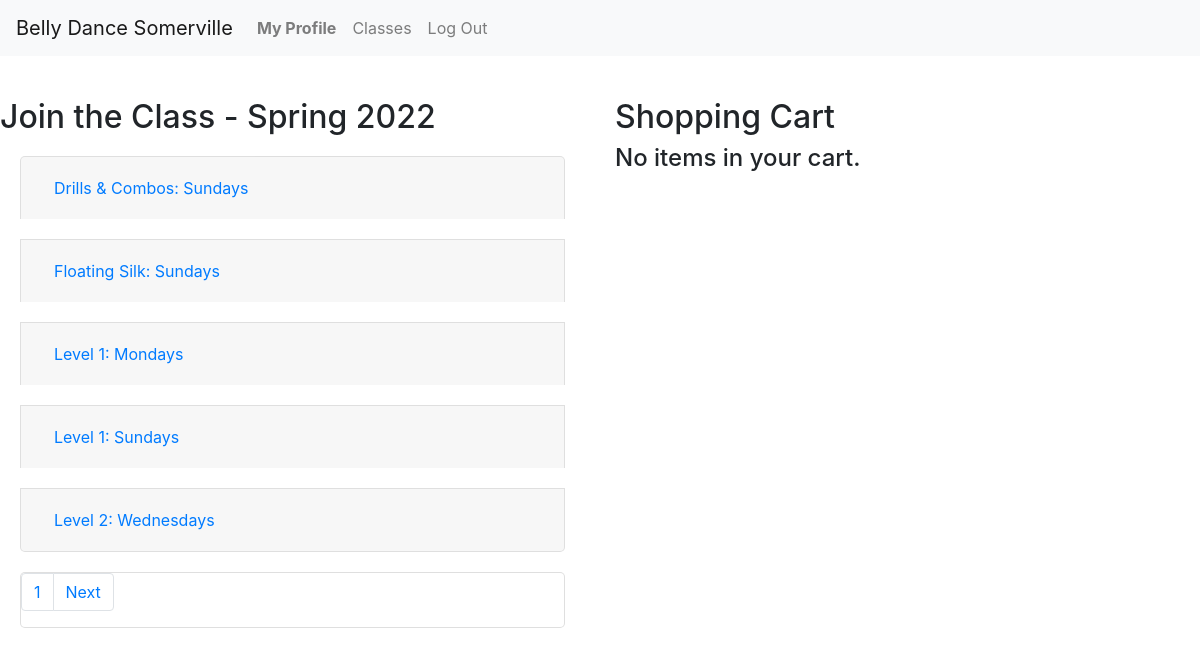
/ (signed in), run on an earlier commit of the app's database.
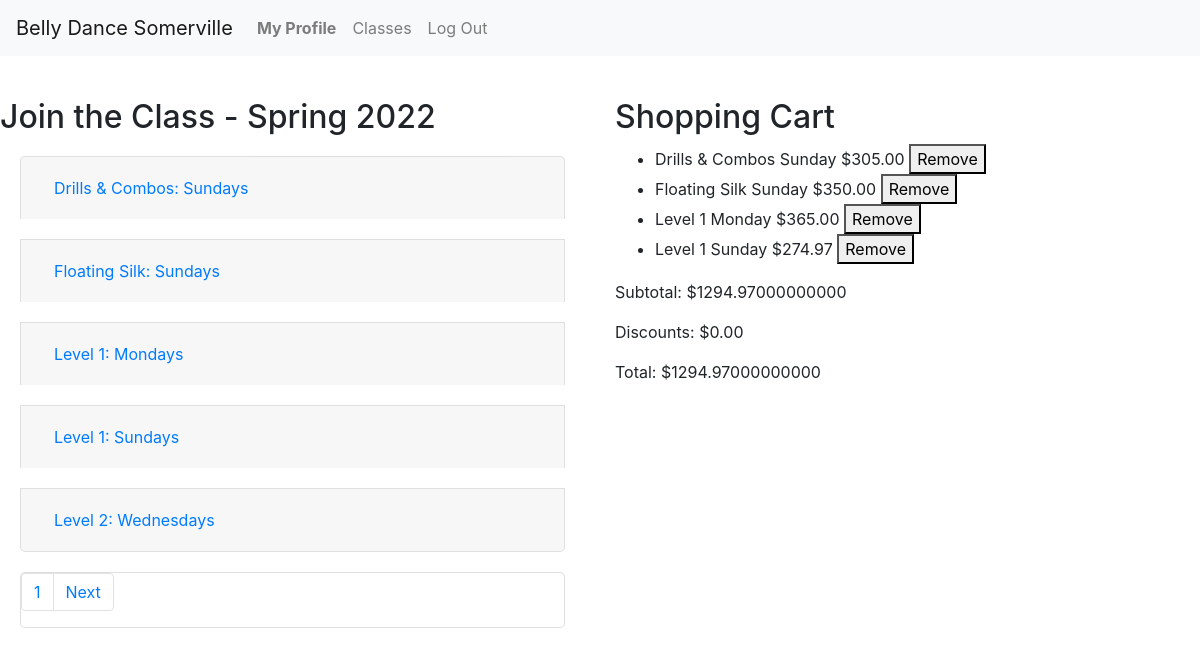
And on a later commit of the database.
### enrollment/models.py (models this page shows, shortened)
class Semester(models.Model):
    name = models.CharField(max_length=128, null=False, blank=False)
    start_date = models.DateField(null=False, blank=False)
    end_date = models.DateField(null=False, blank=False)
    registration_open = models.DateTimeField(null=False, blank=False)
    registration_close = models.DateTimeField(null=False, blank=False)
    recital_date = models.DateTimeField(null=True, blank=True)
    hide = models.BooleanField(default=True, null=True, blank=False)

class Offering(models.Model):
    course = models.ForeignKey(
        Course, on_delete=PROTECT, null=False, blank=False, related_name='offerings')
    semester = models.ForeignKey(
        Semester, on_delete=PROTECT, null=False, blank=False, related_name='offerings')
    location = models.ForeignKey(
        Location, on_delete=PROTECT, null=False, blank=False, related_name='offerings')
    stored_title = models.CharField(max_length=64, null=True, blank=True)
    stored_subtitle = models.CharField(max_length=256, null=True, blank=True)
    price = models.DecimalField(
        max_digits=7, decimal_places=2, null=False, blank=False)
    weekday = models.IntegerField(
        choices=settings.WEEKDAYS, null=False, blank=False)
    start_time = models.TimeField(null=False, blank=False)
    end_time = models.TimeField(null=False, blank=False)
    start_date = models.DateField(null=False, blank=False)
    end_date = models.DateField(null=False, blank=False)
    backup_date = models.DateField(null=False, blank=False)
    capacity = models.IntegerField(null=False, blank=False)
    schedule_notes = models.CharField(max_length=2048, null=True, blank=True)
    notes = models.CharField(max_length=2048, null=True, blank=True)
    @property
    def weekday_name(self):
        return settings.WEEKDAYS[self.weekday][1]
    @property
    def spots_left(self):
        try:
            sold = self.line_items.exclude(order__completed=None).aggregate(Count('id'))['id__count']
        except Exception:
            sold = 0
        return self.capacity - sold

class Course(models.Model):
    title = models.CharField(max_length=64, null=False, blank=False)
    subtitle = models.CharField(max_length=256, null=False, blank=False)
    description = models.TextField(max_length=4096, null=False, blank=False)
    requirements = models.CharField(max_length=256, null=False, blank=False)
    qualifications = models.CharField(max_length=1024, null=False, blank=False)
    def __str__(self):
        return self.title

class LineItem(models.Model):
    order = models.ForeignKey(Order, on_delete=PROTECT,
                              null=False, blank=False, related_name='line_items')
    offering = models.ForeignKey(
        Offering, on_delete=PROTECT, null=False, blank=False, related_name='line_items')
    planned_absences = models.CharField(max_length=1024, null=True, blank=True)
    price = models.DecimalField(
        max_digits=6, decimal_places=2, null=False, blank=False)

class Order(models.Model):
    student = models.ForeignKey(
        User, on_delete=PROTECT, null=False, blank=False, related_name='orders')
    discount = models.DecimalField(
        max_digits=8, decimal_places=2, null=True, blank=True)
    completed = models.DateTimeField(null=True, blank=True)
    @property
    def subtotal(self):
        try:
            amount = self.line_items.aggregate(Sum('price'))['price__sum']
        except Exception:
            return 0
        return 0 if amount == None else amount
    @property
    def total(self):
        return self.subtotal - self.discount if self.discount != None else self.subtotal

### enrollment/views.py (the view)
# urls.py: path('', views.index, name='index'),
def index(request, page=None, message=None):
    offerings = Offering.objects.filter(semester=latest_semester()).order_by(
        'course__title', 'weekday', 'start_time'
    )
    page = paginate_offerings(request, offerings)
    if request.user.is_authenticated:
        cart = get_cart(request, request.user, False)
        if cart:
            cart.items = cart.line_items.all()
    else:
        cart = None
    semester = latest_semester().name
    return render(request, 'enrollment/index.html', {
        'page': page,
        'cart': cart,
        'message': message,
        'semester': semester
    })

### enrollment/context_processors.py (called while the page is built)
def global_settings(request):
    return {
    'DEFAULT_TIMEZONE': settings.DEFAULT_TIMEZONE,
    'SCHOOL_NAME': settings.SCHOOL_NAME,
    'SCHOOL_POLICIES': settings.SCHOOL_POLICIES,
    'NO_OFFERINGS': settings.NO_OFFERINGS,
    }

### enrollment/models.py (called while the page is built)
    def __str__(self):
        return self.name

### enrollment/views.py (called while the page is built)
def latest_semester():
    try:
        semester = Semester.objects.filter(hide=False).latest('start_date')
    except Semester.DoesNotExist:
        return None
    return semester

def paginate_offerings(request, offerings):
    if offerings is None:
        page = None
    else:
        page_num = request.GET.get('page', 1)
        paginator = Paginator(offerings, settings.PAGE_SIZE)
        page = paginator.page(page_num)
    return page

def get_cart(request, user, add=False):
    try:
        cart = Order.objects.get(student=request.user, completed=None)
    except Order.DoesNotExist:
        if add==True:
            cart = Order(student=request.user)
            cart.save()
        else:
            cart = None
    return cart

### enrollment/templates/enrollment/index.html (shortened to what this page needs)
{% extends "enrollment/layout.html" %}
{% load static %}
{% load tz %}
{% block body %}
<div id="main-alert-fading" class="alert alert-fade" role="alert">
</div>
<div class="row">
    <div class="col-md">
        <h2>Join the Class
            {% if semester %}
                - {{semester}}
            {% endif %}
        </h2>
        {% if page %}
        <div class="accordion" id="accordionExample">
            {% for offering in page %}
            <div class="card" data-offering="{{offering.id}}">
                <div class="card-header" id="heading{{offering.id}}">
                    <h5 class="mb-0">
                        <button class="btn btn-link" type="button" data-toggle="collapse" data-target="#collapse{{offering.id}}"
                            aria-expanded="true" aria-controls="collapse{{offering.id}}">
                            {{offering.course}}: {{offering.weekday_name}}s
                        </button>
                    </h5>
                </div>
            </div>
            {% endfor %}
        </div>
        <div class="card">
            <nav role="navigation">
                <ul class="pagination">
                    <li class="page-item"><a class="page-link" href="?page={{page.number}}">{{page.number}}</a></li>
                    {% if page.has_next %}
                    <li class="page-item"><a class="page-link" href="?page={{page.next_page_number}}">Next</a></li>
                    {% endif %}
                </ul>
            </nav>
        </div>
        {% else %}
        <div>{{NO_OFFERINGS}}</div>
        {% endif %}
    </div>
    <div id="cart-container" class="col-md">
        <h2>Shopping Cart</h2>
        {% if cart %}
            <ul id="cart-items">
            {% for item in cart.items %}
                <li data-offering={{item.offering.id}}>{{item.offering.stored_title}} {{item.offering.weekday_name}} ${{item.price}} <button class="remove-button" data-item={{item.id}}>Remove</button></li>
            {% endfor %}
            </ul>
            {% if cart.items %}
                <p>Subtotal:  ${{cart.subtotal|default_if_none:"0.00"}}</p>
                <p>Discounts:  ${{cart.discount|default_if_none:"0.00"}}</p>
                <p>Total:  ${{cart.total|default_if_none:"0.00"}}</p>
            {% else %}
                <h4>No items in your cart.</h4>
            {% endif %}
        {% else %}
            <h4>No items in your cart.</h4>
        {% endif %}
    </div>
</div>
{% endblock %}

### enrollment/templates/enrollment/layout.html (shortened to what this page needs)
{% load static %}
{% load tz %}
<!DOCTYPE html>
<html lang="en">
<head>
    <link rel="stylesheet" href="https://stackpath.bootstrapcdn.com/bootstrap/4.4.1/css/bootstrap.min.css"
>
    <link href="{% static 'enrollment/styles.css' %}" rel="stylesheet">
</head>
<body>
    <nav class="navbar navbar-expand-lg navbar-light bg-light">
        <a class="navbar-brand" href="#">{{SCHOOL_NAME}}</a>
        <div>
            <ul class="navbar-nav mr-auto">
                {% if user.is_authenticated %}
                    <li class="nav-item">
                        <a class="nav-link" href="{% url 'view_profile' user.id %}"><strong>My Profile</strong></a>
                    </li>
                {% endif %}
                    <li class="nav-item">
                        <a class="nav-link" href="{% url 'index' %}">Classes</a>
                    </li>
                {% if user.is_authenticated %}
                    <li class="nav-item">
                        <a class="nav-link" href="{% url 'logout' %}">Log Out</a>
                    </li>
                {% endif %}
            </ul>
        </div>
    </nav>
    {% block body %}
    {% endblock %}
</body>
</html>

### enrollment/static/enrollment/styles.css (style rules this page uses)
.card { margin: 20px; border-radius: 5px; }

What changed in the data, as far as the page shows it:
added LineItem: offering.stored_title "Drills & Combos", offering.weekday_name "Sunday", price "305.00"
added LineItem: offering.stored_title "Floating Silk", offering.weekday_name "Sunday", price "350.00"
added LineItem: offering.stored_title "Level 1", offering.weekday_name "Monday", price "365.00"
added LineItem: offering.stored_title "Level 1", offering.weekday_name "Sunday", price "274.97"
added Order: subtotal "1294.97000000000", discount "0.00", total "1294.97000000000"
Also different on the page:
text no longer shown: "No items in your cart."
text now shown: "Subtotal: $ Discounts: $ Total: $"
